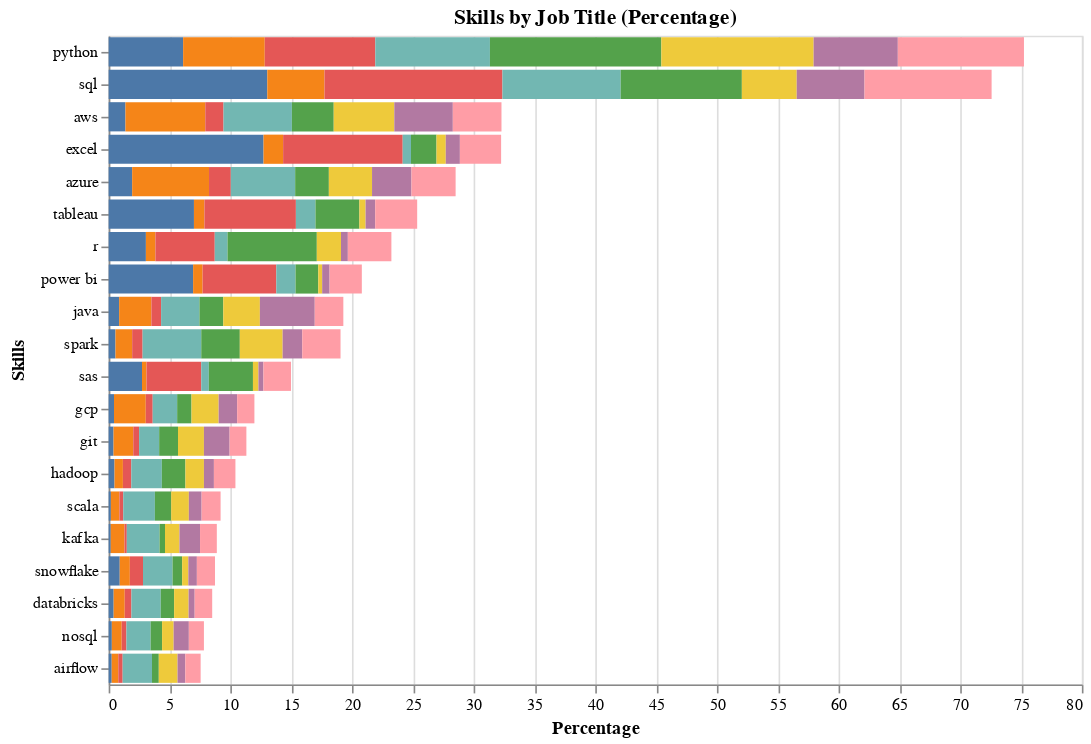

Notebook code for this chart:
### Code cell
top_skills = percentage_table.head(20).reset_index()
top_skills_melted = pd.melt(top_skills, id_vars=['job_skills'], 
                           value_vars=[col for col in top_skills.columns if col != 'job_skills'])

base = alt.Chart(top_skills_melted).properties(
    width=600,
    height=400
)

job_dropdown = alt.binding_select(
    options=[col for col in percentage_table.columns if col != 'job_skills'],
    name='Job Title: '
)
job_select = alt.selection_point(fields=['job_title_short'], bind=job_dropdown)

interactive_bars = base.mark_bar().encode(
    x=alt.X('value:Q', title='Percentage'),
    y=alt.Y('job_skills:N', sort='-x', title='Skills'),
    color=alt.condition(
        job_select,
        alt.Color('job_title_short:N', legend=None),
        alt.value('lightgray')
    ),
    tooltip=['job_skills', 'job_title_short', 'value']
).add_params(
    job_select
).transform_filter(
    job_select
).properties(
    title='Skills by Job Title (Percentage)'
)

interactive_bars

### Figure 1 — Vega-Lite specification as saved in the notebook (floating-point values rounded to 4 significant figures; data arrays with more than 128 entries replaced by an {"elided": "..."} marker saying what was removed)
{"config": {"view": {"continuousWidth": 300, "continuousHeight": 300}}, "data": {"name": "data-1941396ebb9213074760a39cc2adb81b"}, "mark": {"type": "bar"}, "encoding": {"color": {"condition": {"param": "param_2", "field": "job_title_short", "legend": null, "type": "nominal"}, "value": "lightgray"}, "tooltip": [{"field": "job_skills", "type": "nominal"}, {"field": "job_title_short", "type": "nominal"}, {"field": "value", "type": "quantitative"}], "x": {"field": "value", "title": "Percentage", "type": "quantitative"}, "y": {"field": "job_skills", "sort": "-x", "title": "Skills", "type": "nominal"}}, "height": 400, "params": [{"name": "param_2", "select": {"type": "point", "fields": ["job_title_short"]}, "bind": {"input": "select", "options": ["Business Analyst", "Cloud Engineer", "Data Analyst", "Data Engineer", "Data Scientist", "Machine Learning Engineer", "Software Engineer", "total"], "name": "Job Title: "}}], "title": "Skills by Job Title (Percentage)", "transform": [{"filter": {"param": "param_2"}}], "width": 600, "$schema": "https://vega.github.io/schema/vega-lite/v5.20.1.json", "datasets": {"data-1941396ebb9213074760a39cc2adb81b": {"elided": "160 records"}}}
